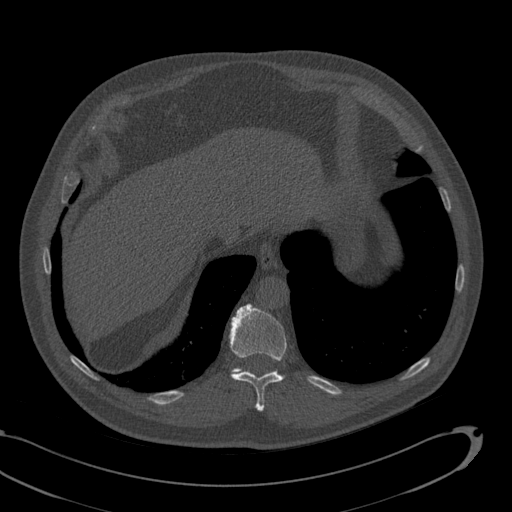
#> input picture Example/Patient 1/axial_IM-1295_151.png, 512 x 512 px
$ jupyter execute --allow-errors 'Colab Runtime Code for vBMD.ipynb'   (shell and % lines are left out)
#> lines starting #> are read from the running program, lines starting #| are printed output that depends on the picture; after the words box and inside, x2 and y2 are one past the last pixel; in counts of white or black regions, pixels touching at a corner belong together
#> further down, image is the input picture: shape (512, 512, 3); min 0, max 255, mean 34.8
#> `image[image <= 80] = 0`:
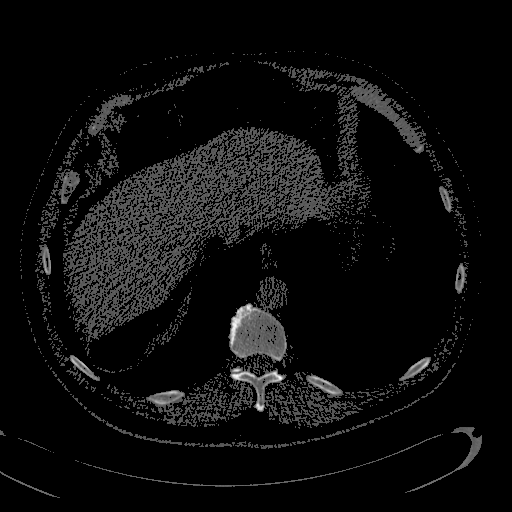
#> image: shape (512, 512, 3); min 0, max 255, mean 13.5
#> `image[image >= 140] = 0`:
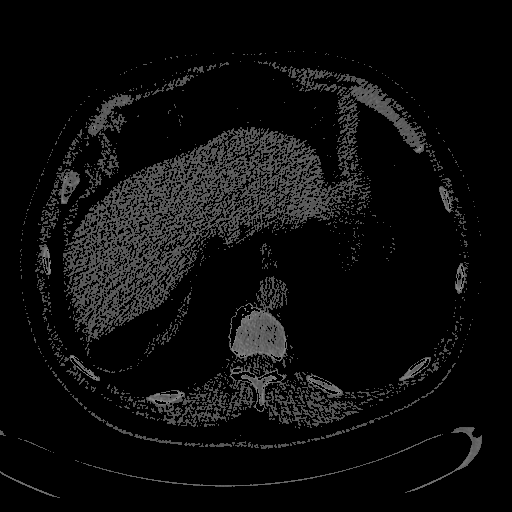
#> image: shape (512, 512, 3); 0.42% of pixels changed, all inside (x1, y1, x2, y2) = (43, 127, 464, 411)
#> `cropped = image[165:360, 180:332]`:
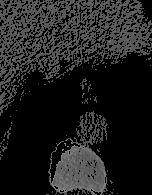
#> cropped: shape (195, 152, 3); min 0, max 139, mean 29.2
#> `n_white_pix = np.append(n_white_pix, np.sum(cropped > 0))`: n_white_pix = [28515]
<a href="https://colab.research.google.com/github/qahathaway/vBMD/blob/main/Google%20Colab/Colab%20Runtime%20Code%20for%20vBMD.ipynb" target="_parent"></a>

# This Google Colab worksheet illustrates Steps 3 and 4 of the "Semantic_Segmentation_Pectoralis.ipynb" Jupyter Notebook script on GitHub

# A) Change the system Python version to 3.8

# B) **MANUALLY REFRESH THE WEB BROWSER**, Simply resarting the runtime will not work to incorporate Python 3.8 into the system runtime

# C) Comfirm that we are using Python 3.8

[cell 1]
import sys
print("User Current Version:-", sys.version)

# D) Clone the GitHub repository

# E) Make folders to contain analysis images

# F) Load dependencies for frame selection

# Step 3: Select the frame directly above the aortic arch

[cell 2]
### Load Essential Packages ###
import numpy as np
import pandas as pd
import os
import cv2
from imutils import paths
import argparse
import glob
from glob import iglob

n_white_pix = []
names = []
file_count = []
index = 0

### Select Frame Directly Above the Aorta ###
#> (the rest of this cell did not finish here and is left out)

$ run again, on Example/Patient 10/axial_IM-0385_165.png
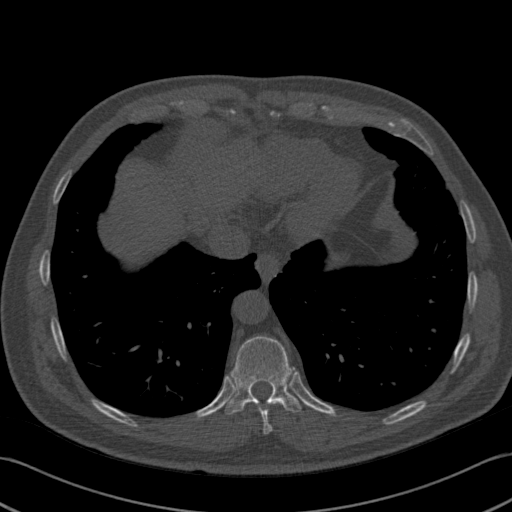
#> input picture Example/Patient 10/axial_IM-0385_165.png, 512 x 512 px
#> image is the input picture: shape (512, 512, 3); min 0, max 255, mean 31.6
#> `image[image >= 140] = 0`:
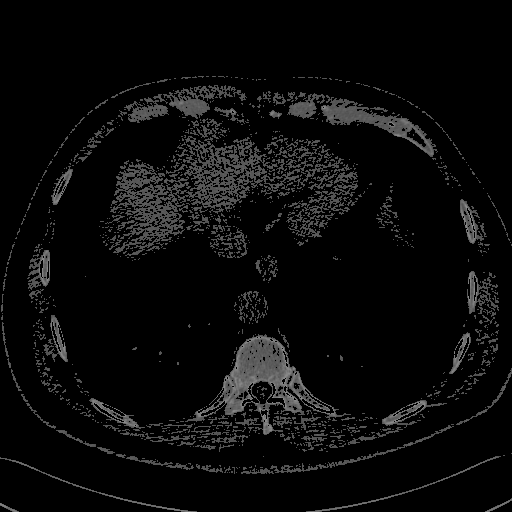
#> image: shape (512, 512, 3); min 0, max 139, mean 10.4
#> `cropped = image[165:360, 180:332]`:
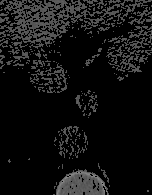
#> cropped: shape (195, 152, 3); min 0, max 139, mean 17.1
#> n_white_pix = [17523]
